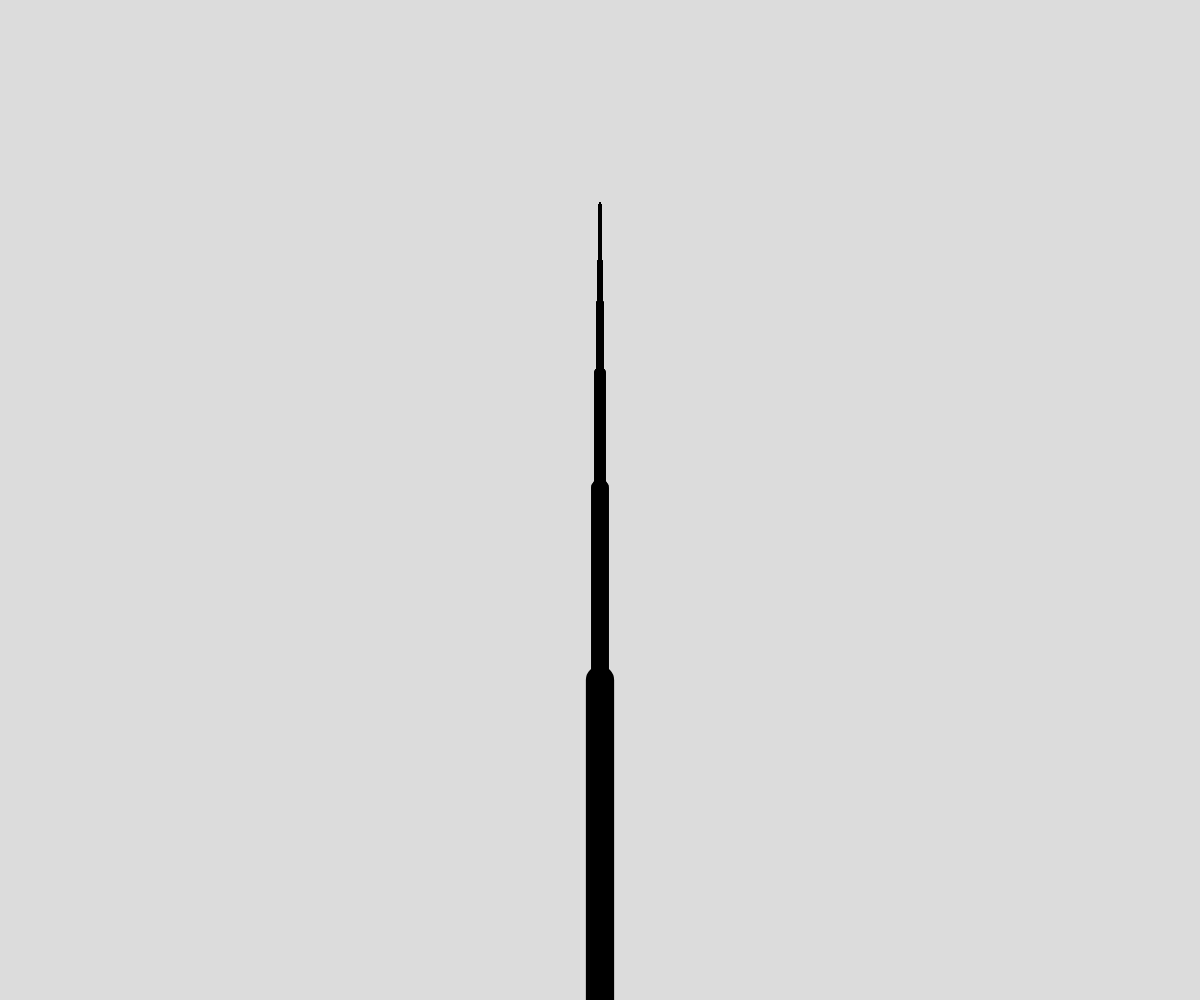
Frame 1 (no input)
Frame 60 (no input): identical to frame 1, image omitted
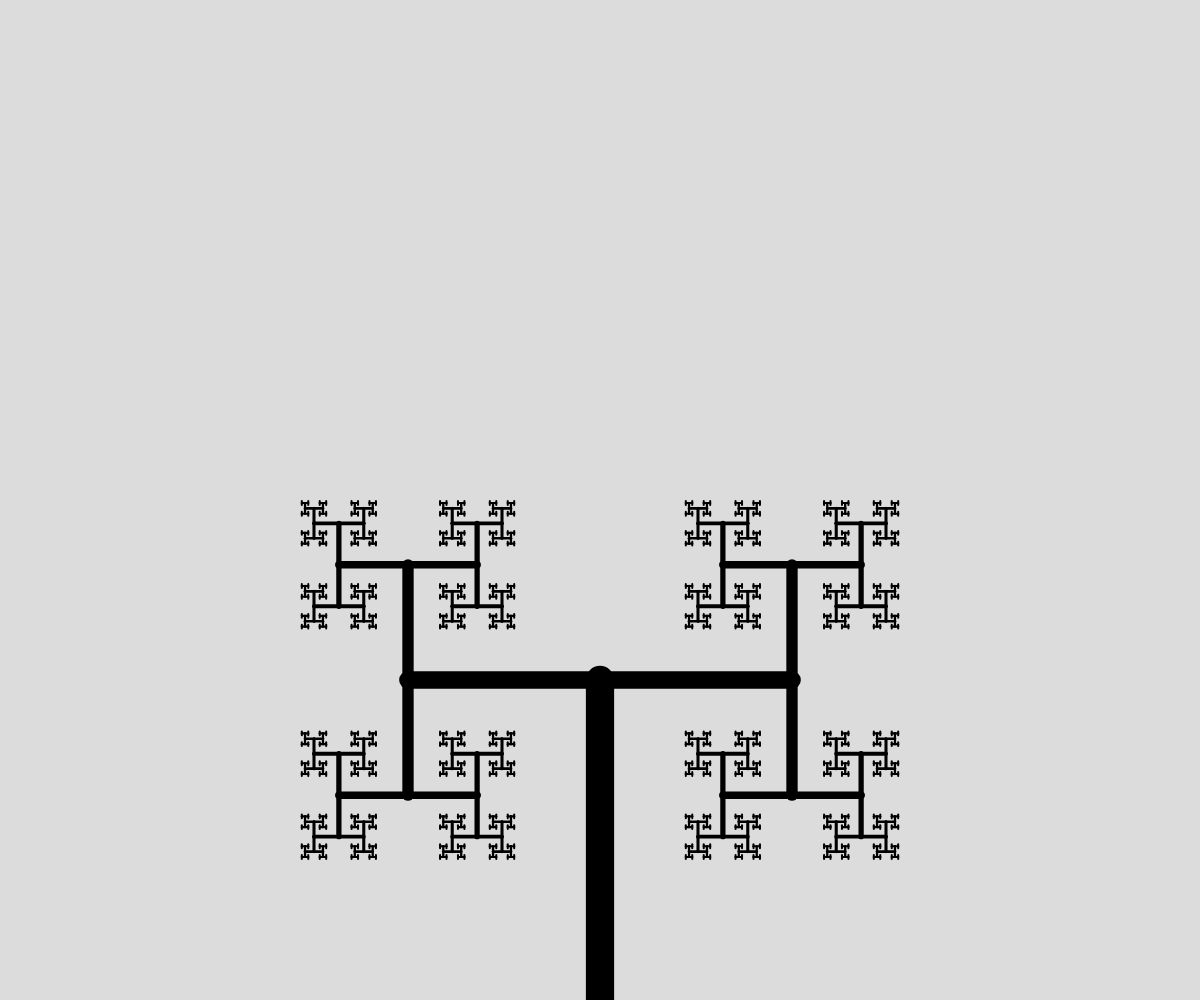
Frame 120 (the mouse pressed at the canvas centre since frame 60)

The p5.js sketch that drew these frames (run headless with seeded random() and noise() and a simulated clock; from frame 60 on, the mouse is pressed at the canvas centre):

// p5.js sketch
// ── sketch.js
// Project Title
// Your Name
// Date
//
// Extra for Experts:
// - describe what you did to take this project "above and beyond"

let angle = 4;

function setup() {
  createCanvas(windowWidth, windowHeight); 
  angleMode(DEGREES);
}

function draw() {

  background(220);
  angle = map (mouseX, 0, width, 0, 180)
  translate(width/2, height);
  branch(320)
}

function branch(len){
  let t = map(len, 2, 220, 2, 20);
  strokeWeight(t);
  line(0, 0, 0, -len);
  translate(0, -len);
  if ( len > 2){
    push();
     rotate(angle);
     branch( len * 0.6);
    pop();
    push();
     rotate(-angle);
     branch(len * 0.6)
    pop();
  }
}
